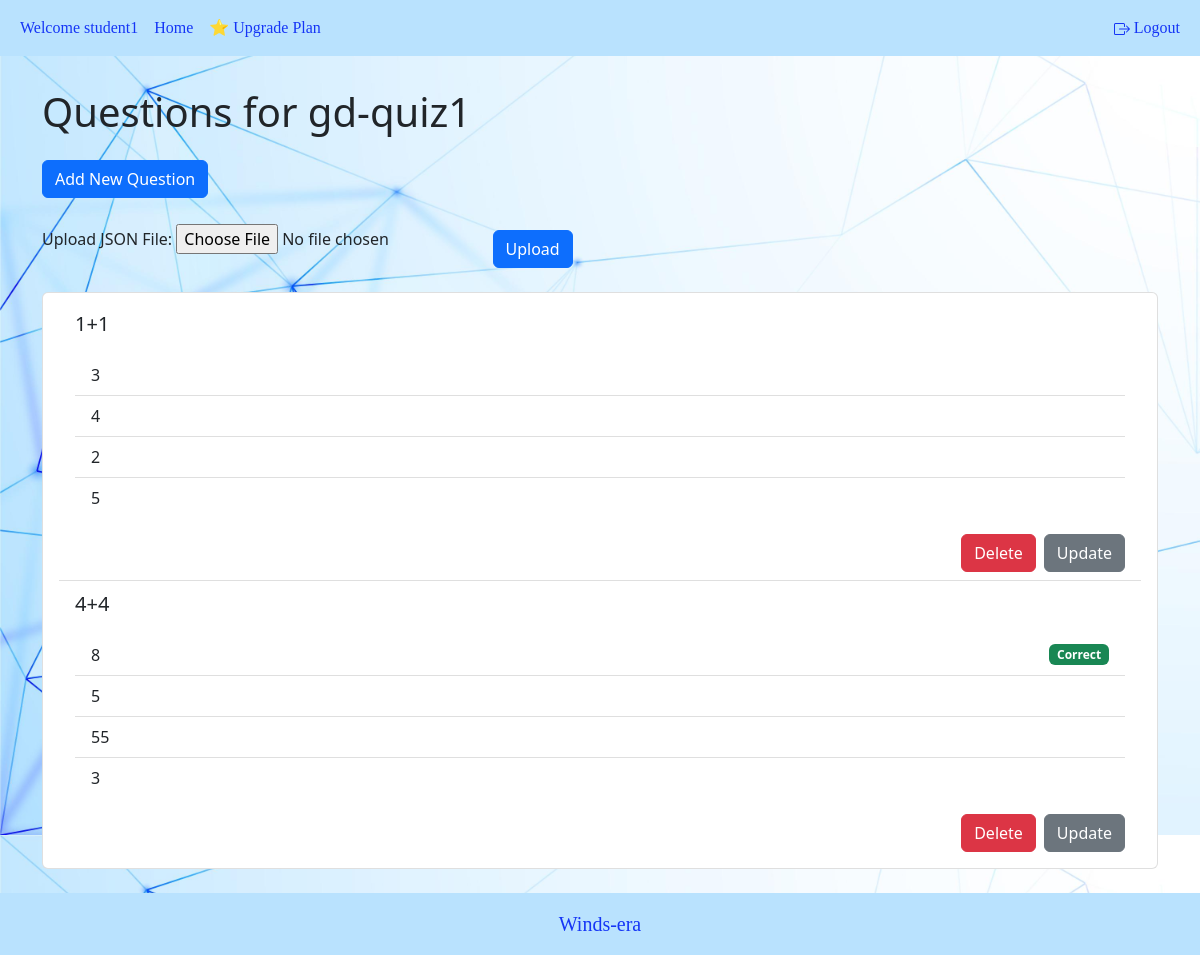
/quiz/update/question-list/4/ (signed in), run on an earlier commit of the app's database.
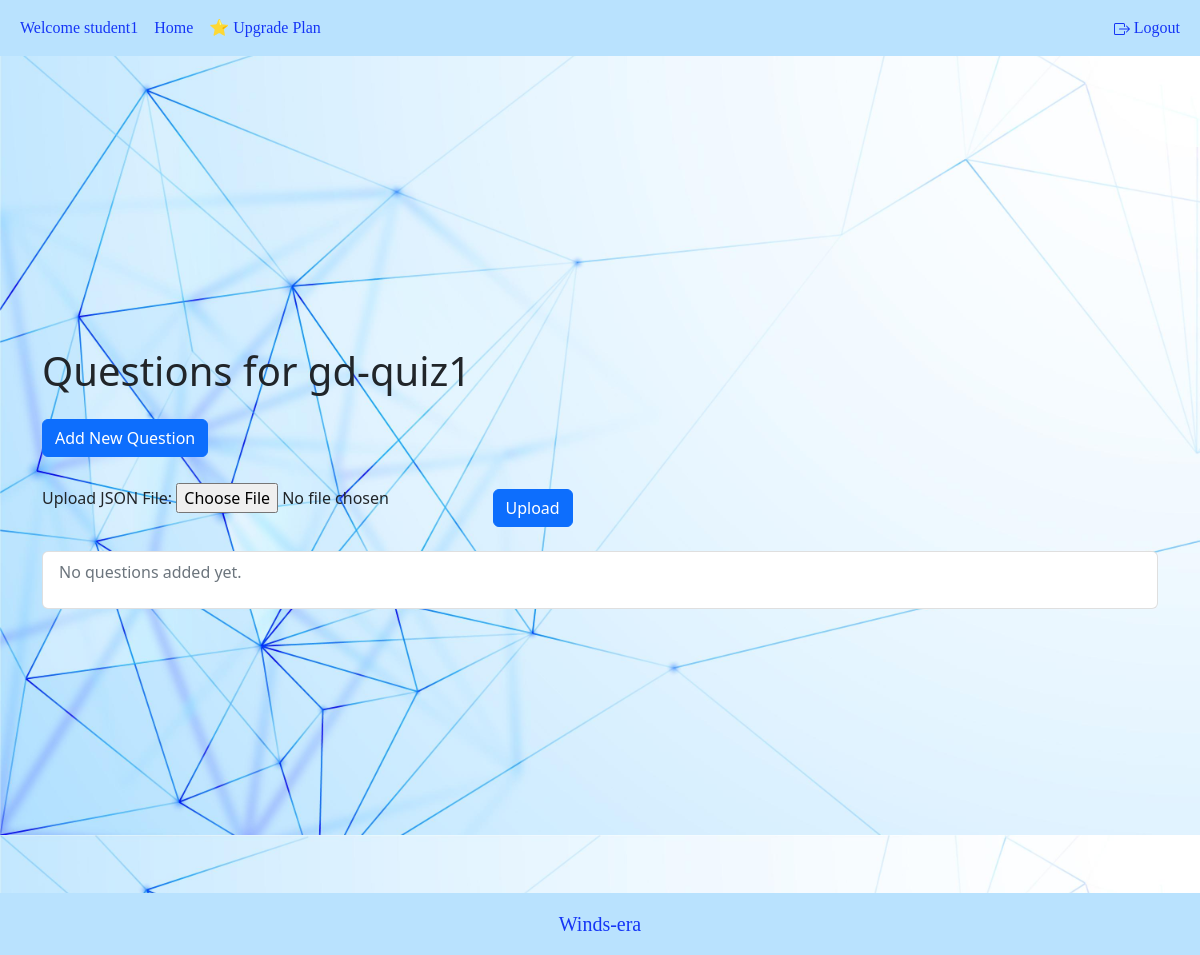
And on a later commit of the database.
### questions/models.py (models this page shows, shortened)
class Question(models.Model):
    text = models.CharField(max_length=200)
    quiz = models.ForeignKey(Quiz, on_delete=models.CASCADE)
    created = models.DateTimeField(auto_now_add=True)
    def get_answers(self):
        return self.answer_set.all()

class Answer(models.Model):
    text = models.CharField(max_length=200)
    correct = models.BooleanField(default=False)
    question = models.ForeignKey(Question, on_delete=models.CASCADE)
    created = models.DateTimeField(auto_now_add=True)

### quiz/views.py (the view, shortened to what this page needs)
# urls.py: path('update/question-list/<int:quiz_id>/', question_list, name='question_list'),
@login_required
def question_list(request, quiz_id):
    quiz = get_object_or_404(Quiz, id=quiz_id)
    questions = quiz.question_set.all()
    form = QuizUploadForm()
    return render(request, 'quiz/question_list.html', {'quiz': quiz, 'questions': questions, 'form': form})

### quiz/forms.py
class QuizUploadForm(forms.Form):
    json_file = forms.FileField(label='Upload JSON File')

### quiz/templates/quiz/question_list.html (shortened to what this page needs)
{% extends "root.html" %} {% block content %}
<div class="container mt-4">
  <h1>Questions for {{ quiz.name }}</h1>
  <a href="{% url 'quiz:add_question' quiz.id %}" class="btn btn-primary my-3"
    >Add New Question</a
  >
  <form method="post" enctype="multipart/form-data">
    {% csrf_token %} {{ form }}
    <button type="submit" class="btn btn-primary mt-3">Upload</button>
  </form>
  <div class="list-group mt-4">
    <div class="list-group-item">
      {% if questions %}
      <div class="list-group list-group-flush">
        {% for question in questions %}
        <div class="list-group-item">
          <p class="fs-5">{{ question.text }}</p>
          {% if question.get_answers %}
          <ul class="list-group list-group-flush">
            {% for answer in question.get_answers %}
            <li
              class="list-group-item d-flex justify-content-between align-items-center"
            >
              {{ answer.text }} {% if answer.correct %}
              <span class="badge bg-success">Correct</span>
              {% endif %}
            </li>
            {% endfor %}
          </ul>
          {% else %}
          <p class="text-muted">No answers added for this question.</p>
          {% endif %}
          <div class="mt-3 d-flex justify-content-end">
            <form
              method="post"
              action="{% url 'quiz:delete_question' question.id %}"
              class="d-inline"
            >
              <button type="submit" class="btn btn-danger me-2">Delete</button>
            </form>
            <a
              href="{% url 'quiz:update_question' question.id %}"
              class="btn btn-secondary"
              >Update</a
            >
          </div>
        </div>
        {% endfor %}
      </div>
      {% else %}
      <p class="text-muted">No questions added yet.</p>
      {% endif %}
    </div>
  </div>
</div>
{% endblock content %}

What changed in the data, as far as the page shows it:
removed Question: text "1+1"
removed Answer: text "3", shown under "1+1"
removed Answer: text "4", shown under "1+1"
removed Answer: text "2", shown under "1+1"
removed Answer: text "5", shown under "1+1"
removed Question: text "4+4"
removed Answer: text "8", correct "Correct", shown under "4+4"
removed Answer: text "5", shown under "4+4"
removed Answer: text "55", shown under "4+4"
removed Answer: text "3", shown under "4+4"
Also different on the page:
text now shown: "No questions added yet."
